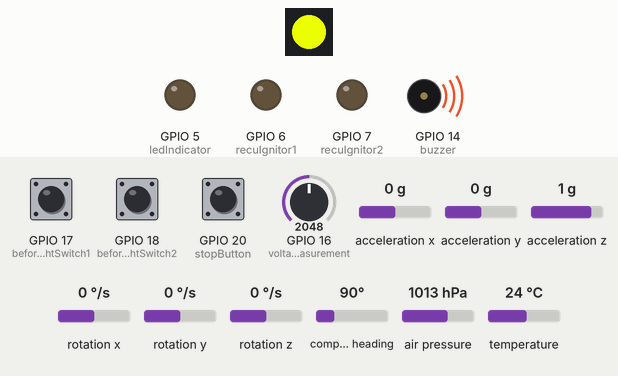
Recording of a sketch running on a simulated ESP32-S3. On the bench: 1 RGB LEDs in strip order, left to right, output pins drawn as LEDs (lit = HIGH), buzzer (waves = sounding). The inputs (shaded band) are chosen by the test bench; at power-on: GPIO 18 (beforeFlightSwitch2) LOW, GPIO 20 (stopButton) HIGH, GPIO 16 (voltageMeasurement) = 2048, GPIO 17 (beforeFlightSwitch1) HIGH, acceleration x 0 g, acceleration y 0 g, acceleration z 1 g, rotation x 0 °/s, rotation y 0 °/s, rotation z 0 °/s, compass heading 90°, air pressure 1013 hPa, temperature 24 °C. Storage starts empty. At 10.7 s the program puts the board to deep sleep or switches it off; the recording ends there.

Above: at 2.1 s.
2.2 s: GPIO 18 (beforeFlightSwitch2) pulled HIGH for 0.15 s
At 2.2 s:
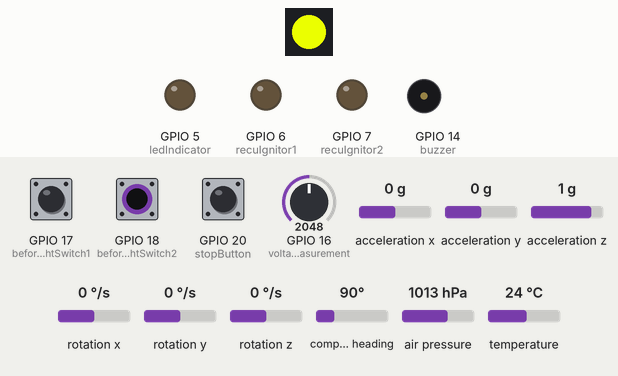
At 3.4 s:
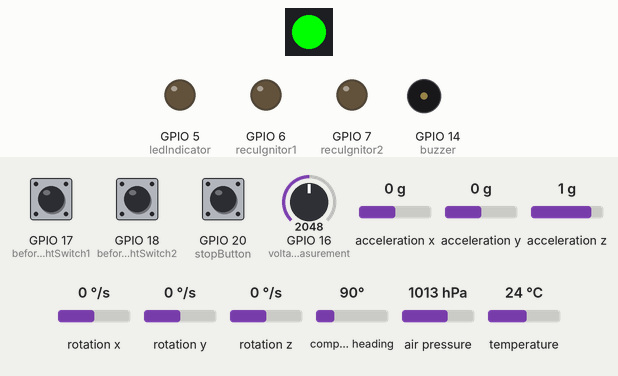
3.8 s: GPIO 20 (stopButton) pulled LOW for 0.15 s
At 4.1 s:
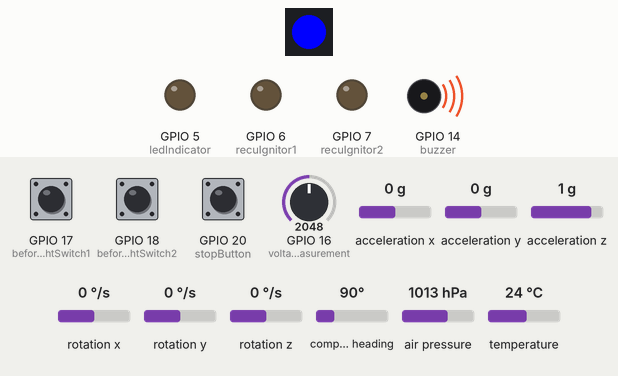
Timing chart, 0 to 10.7 s (numbered marks = the images above; inputs shaded):
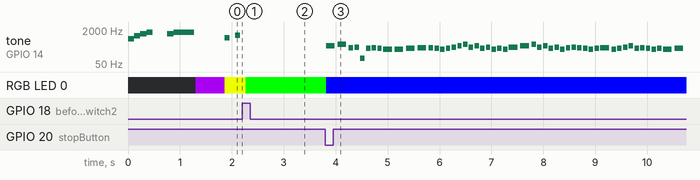

The sketch:

NAVISv25.ino
```cpp
/*
 * PROYECTO: NAVIS v1.1 - Computadora de Vuelo
 * ORGANIZACIÓN: Curiosity Aerospace (Propulsión UNAM)
 * PLATAFORMA: ESP32-S3
 * * DESCRIPCIÓN:
 * Firmware de adquisición de datos y control de recuperación.
 * Implementa un sistema de registro de datos (Datalogger) a 50Hz y detección
 * de apogeo barométrico con filtrado de ventana para despliegue de paracaídas.
 * * ESTRUCTURA DE DATOS:
 * Se utiliza 'struct dataPacket' para serialización eficiente y
 * coherencia en el buffer de escritura.
 * * NOTAS DE HARDWARE:
 * - Sensores: MPU6050 (IMU), HMC5883L (Magnetómetro), BME280 (Barómetro).
 * - Almacenamiento: SD Card via SPI.
 * - Indicadores: NeoPixel (WS2812B) para código de colores de estado.
 */

#include <Wire.h>
#include <Adafruit_NeoPixel.h>
#include <Adafruit_Sensor.h>
#include <Adafruit_HMC5883_U.h>
#include <Adafruit_BME280.h>
#include <Adafruit_MPU6050.h>
#include <SPI.h>
#include <SD.h>
#include <stdio.h>
#include <math.h>

// --- Constantes Ambientales y Geográficas ---
#define SEALEVELPRESSURE_HPA (1013.25)
// Declinación magnética para corrección de rumbo (Tenango, Morelos: ~3.833°)
#define ANGULO_DECLINACION_DEG 3.833

// --- Mapeo de Pines (Hardware Abstraction Layer) ---
#define SCL 1
#define SDA 2
#define MOSI 35
#define MISO 37
#define SCK 36
#define CS 11

// Actuadores y Periféricos
#define buzzer 14
#define stopButton 20
#define beforeFlightSwitch1 17
#define beforeFlightSwitch2 18
#define voltageMeasurement 16

// Ignitores para recuperación
#define recuIgnitor1 6
#define recuIgnitor2 7

// Indicadores de Estado
#define ledIndicator 5
#define numPixels 1
#define neoPixel 4

// --- Gestión de Archivos y Buffers ---
File registro;
char filename[16];
unsigned long lineCount = 0;
int numvuel = 0;

// --- Instancias de Objetos de Sensor ---
Adafruit_NeoPixel pixels(numPixels, neoPixel, NEO_GRB + NEO_KHZ800);
Adafruit_MPU6050 mpu;
Adafruit_BME280 bme;
Adafruit_HMC5883_Unified mag = Adafruit_HMC5883_Unified(12345);

// --- Banderas de Estado del Sistema ---
bool mpuOk = false;
bool hmcOk = false;
bool bmeOk = false;
bool sdOk = false;
bool fileOk = false;

// Variable volátil para acceso seguro dentro de la ISR
volatile bool stopRequested = false;

// --- Estructura de Telemetría ---
// Agrupación de variables para escritura atómica en SD
struct dataPacket {
  unsigned long tiempo;       // Timestamp [ms]
  float pressure;             // Presión atmosférica [Pa]
  float alturaMSNM;           // Altitud absoluta [m]
  float alturaRelativa;       // Altitud AGL (Above Ground Level) [m]
  float alturaMax = 0.0;      // Apogeo registrado [m]
  float heading;              // Rumbo magnético corregido [deg]
  float magX, magY, magZ;     // Campo magnético [uT]
  float gyX, gyY, gyZ;        // Velocidad angular [deg/s]
  float accX, accY, accZ;     // Aceleración lineal [m/s^2]
  float voltajeBateria;       // Tensión de alimentación [V]
  bool flagIgnitor = false ; // Estados lógicos
  bool flagApogeo = false ;
};
dataPacket datosVuelo;

// --- Variables de Lógica de Vuelo ---
float prom = 0;
float alturaIni = 0.0;          // Referencia de altitud base (Ground Level)
int contadorDescenso = 0;       // Acumulador para filtro de detección de apogeo
const int limiteMuestras = 20;  // Ventana de confirmación (muestras consecutivas descendiendo)
const float alturaMin = 20.0;    // Altitud mínima AGL para armar sistema de recuperación
static float altitudFiltrada = 0.0;

// Banderas de Estado de Misión
bool apogeoDetectado = false;
bool ignitorActivo = false;
bool eMatchReady = false;
unsigned long tiempoInicioSuelo = 0;
unsigned long inicioIgnitores = 0;
const unsigned long duracionIgnitores = 750; // Tiempo de activación pirotécnica [ms]


// Control de Tiempos (Scheduler)
unsigned long tiempoUltimoLog = 0;
unsigned long tiempoUltimaImpresion = 0;
bool ledState;

// Inicialización de banderas


/**
 * @brief Rutina de Servicio de Interrupción (ISR) para Parada de Emergencia.
 * Configurada con atributo IRAM_ATTR para residir en RAM y garantizar
 * ejecución determinista en ESP32.
 */
void IRAM_ATTR ISR_stopButton() {
  stopRequested = true;
}

void setup() {
  // Configuración de Periféricos de Salida
  pinMode(buzzer, OUTPUT);
  playStartup();

  unsigned long t_init0 = millis();
  Serial.begin(115200);

  // Inicialización de bus LED direccionable
  pixels.begin();
  pixels.clear();
  pixels.show();
  pixels.setPixelColor(0, pixels.Color(148, 0, 211)); // Estado: INICIO (Morado)

  pixels.show();


  // Inicialización de Protocolos de Comunicación
  Wire.begin(SDA, SCL);            // I2C
  SPI.begin(SCK, MISO, MOSI, CS);  // SPI

  // --- CONFIGURACIÓN DE SENSORES E INICIALIZACIÓN ---

  // 1. IMU (MPU6050)
  if (!mpu.begin()) {
    mpuOk = false;
  } else {
    mpuOk = true;
    // Configuración de rangos y filtro digital paso bajo (DLPF)
    mpu.setAccelerometerRange(MPU6050_RANGE_16_G);
    mpu.setGyroRange(MPU6050_RANGE_1000_DEG);
    mpu.setFilterBandwidth(MPU6050_BAND_21_HZ); // Filtro agresivo para vibración mecánica
    mpu.setI2CBypass(true); // Bypass activado para acceso directo al Magnetómetro auxiliar
  }

  // 2. Magnetómetro (HMC5883L)
  if (!mag.begin()) {
    hmcOk = false;
  } else {
    hmcOk = true;
  }

  // 3. Barómetro (BME280)
  if (!bme.begin(0x76)) {
    bmeOk = false;
  } else {
    bmeOk = true;
  }

  // 4. Almacenamiento (SD Card)
  if (!SD.begin(CS)) {
    sdOk = false;
  } else {
    sdOk = true;
    fileOk = initFileSD(); // Gestión de nombres de archivo
  }

  // Configuración avanzada de sobremuestreo (Oversampling) y filtrado IIR del barómetro
  bme.setSampling(Adafruit_BME280::MODE_NORMAL,
                  Adafruit_BME280::SAMPLING_X1,   // Temperatura
                  Adafruit_BME280::SAMPLING_X4,   // Presión (Alta resolución)
                  Adafruit_BME280::SAMPLING_NONE,   // Humedad
                  Adafruit_BME280::FILTER_X2,     // Filtro IIR
                  Adafruit_BME280::STANDBY_MS_0_5); // Tasa de refresco máxima

  // Configuración de GPIOs
  pinMode(ledIndicator, OUTPUT);
  pinMode(recuIgnitor1, OUTPUT);
  pinMode(recuIgnitor2, OUTPUT);
  pinMode(beforeFlightSwitch1, INPUT);
  pinMode(beforeFlightSwitch2, INPUT);

  // Configuración de Interrupción Externa
  pinMode(stopButton, INPUT);
  attachInterrupt(digitalPinToInterrupt(stopButton), ISR_stopButton, FALLING);

  // Estado seguro inicial (Actuadores apagados)
  digitalWrite(ledIndicator, LOW);
  digitalWrite(recuIgnitor1, LOW);
  digitalWrite(recuIgnitor2, LOW);

  // --- CALIBRACIÓN DE ALTITUD BASE ---

  // Promedio de 50 muestras para establecer altitud cero
  for (int i = 0; i < 50; i++) {
    prom += bme.readAltitude(SEALEVELPRESSURE_HPA);
    delay(10);
  }
  alturaIni = prom / 50.0;

  // Diagnóstico de tiempo de arranque
  unsigned long t_init1 = millis();

  // Validación final del sistema
  bool todoOk = bmeOk && hmcOk && mpuOk && sdOk && fileOk;

  if (!todoOk) {
    // ESTADO DE FALLO CRÍTICO
    pixels.setPixelColor(0, pixels.Color(255, 0, 0)); // Rojo Fijo
    pixels.show();
    playFailure();
    esp_deep_sleep_start(); // Apagado de bajo consumo para protección
  }

  // ESTADO: PRE-ARMADO (Sistema OK, esperando switches)
  pixels.setPixelColor(0, pixels.Color(235, 255, 0)); // Amarillo
  pixels.show();
  playSuccess();

  // Bucle de espera bloqueante hasta retirar pines "Remove Before Flight"
  // Implementa parpadeo de LED indicador sin bloquear lógica interna
  unsigned long previousMillis = 0;
  const long interval = 250;

  while (digitalRead(beforeFlightSwitch1) == LOW || digitalRead(beforeFlightSwitch2) == LOW) {
    unsigned long currentMillis = millis();
    if (currentMillis - previousMillis >= interval) {
      previousMillis = currentMillis;
      ledState = !ledState;
      digitalWrite(ledIndicator, ledState);
    }
  }

  // ESTADO: GRABACIÓN ACTIVA
  pixels.setPixelColor(0, pixels.Color(0, 255, 0)); // Verde Fijo
  pixels.show();
}

void loop() {
  unsigned long ahora = millis();

  // Gestión de Parada de Emergencia (Interrupción por Software)
  if (stopRequested) {
    cerrarSistema();
    playSaved();
    esp_deep_sleep_start();
  }

  if (apogeoDetectado) {
    // Si estamos por debajo de 10 metros
    if (datosVuelo.alturaRelativa <= 10.0) {

      // Si es la primera vez que detectamos <10m, iniciamos el cronómetro
      if (tiempoInicioSuelo == 0) {
        tiempoInicioSuelo = ahora;
      }

      // Si ya pasaron 60 segundos (60000 ms) desde que se cumplió la condición
      else if (ahora - tiempoInicioSuelo >= 60000) {
        modoRecuperacion(); // Guardar, cerrar y pitar
      }

    } else {
      // Si por alguna razón la altura sube a > 10m (rebote, ruido, ráfaga),
      // reseteamos el contador para asegurar que sean 60s CONTINUOS de suelo.
      tiempoInicioSuelo = 0;
    }
  }
  // --- SCHEDULER DE TAREAS ---

  // Tarea 1: Adquisición y Control (50 Hz / 20ms)
  if (ahora - tiempoUltimoLog >= 20) {
    tiempoUltimoLog = ahora;

    leerSensores();     // Lectura de ADC y buses I2C
    detectarApogeo();   // Lógica de navegación
    guardarDatosSD();   // Serialización y guardado
  }

  // Tarea 2: Control de Actuadores
  // Lógica no bloqueante para asegurar pulso exacto de 750ms
  if (ignitorActivo) {
    if (millis() - inicioIgnitores >= duracionIgnitores) {
      digitalWrite(recuIgnitor1, LOW);
      digitalWrite(recuIgnitor2, LOW);
      ignitorActivo = false;
    }
  }

  if(!eMatchReady){
    if(datosVuelo.alturaRelativa >= alturaMin){
      eMatchReady = true;
    }
  }
}

/**
 * @brief Inicializa el sistema de archivos en la tarjeta SD.
 * Busca secuencialmente el siguiente nombre de archivo disponible (V000.CSV -> V999.CSV)
 * para evitar sobrescritura de datos de vuelos anteriores.
 * * @return true si el archivo se creó exitosamente.
 * @return false si hubo error de hardware o límite de archivos.
 */
bool initFileSD() {
  uint64_t cardSize = SD.cardSize() / (1024 * 1024);

  while (numvuel < 1000) {
    snprintf(filename, sizeof(filename), "/V%03d.CSV", numvuel);
    if (!SD.exists(filename)) break;
    numvuel++;
  }

  if (numvuel >= 1000) {
    return false;
  }

  registro = SD.open(filename, FILE_WRITE);

  if (!registro) {
    return false;
  }


  // Escritura de cabecera CSV
  registro.println("Tiempo [ms],Presion [Pa],Altitud [msnm],Altura Relativa [m],Altura Maxima Relativa [m],Heading [deg],AccX [m/s^2],AccY [m/s^2],AccZ [m/s^2],gyX [deg/s],gyY [deg/s],gyZ [deg/s],magX [uT],magY [uT],magZ [uT],voltaje Bateria [V],FlagIgnitor,FlagApogeo");
  registro.flush();

  return true;
}

/**
 * @brief Adquisición de datos brutos y procesamiento primario.
 * Realiza:
 * 1. Lectura de buses I2C (IMU, Mag, Baro).
 * 2. Conversión de unidades (Radianes a Grados, ADC a Voltaje).
 * 3. Fusión de sensores para cálculo de rumbo (Heading) con compensación de declinación.
 */
void leerSensores() {
  datosVuelo.tiempo = millis();

  // Estructuras para eventos de sensores Adafruit Unified
  sensors_event_t a, g, temp, m;

  // Lectura IMU (MPU6050)
  mpu.getEvent(&a, &g, &temp);
  datosVuelo.accX = a.acceleration.x;
  datosVuelo.accY = a.acceleration.y;
  datosVuelo.accZ = a.acceleration.z;

  // Conversión de Rad/s a Deg/s
  datosVuelo.gyX = g.gyro.x * (180.0 / PI);
  datosVuelo.gyY = g.gyro.y * (180.0 / PI);
  datosVuelo.gyZ = g.gyro.z * (180.0 / PI);

  // Lectura Magnetómetro
  mag.getEvent(&m);
  datosVuelo.magX = m.magnetic.x;
  datosVuelo.magY = m.magnetic.y;
  datosVuelo.magZ = m.magnetic.z;

  // --- ALGORITMO DE RUMBO (COMPASS HEADING) ---
  float headingRad = atan2(datosVuelo.magY, datosVuelo.magX);

  // Corrección por Declinación Magnética
  float declinationRad = ANGULO_DECLINACION_DEG * (PI / 180.0);
  headingRad += declinationRad;

  // Normalización angular [0, 2*PI]
  if (headingRad < 0) headingRad += 2 * PI;
  if (headingRad > 2 * PI) headingRad -= 2 * PI;

  datosVuelo.heading = headingRad * 180.0 / PI;

  // Lectura Barométrica
  datosVuelo.pressure = bme.readPressure();
  datosVuelo.alturaMSNM = bme.readAltitude(SEALEVELPRESSURE_HPA);
  datosVuelo.alturaRelativa = datosVuelo.alturaMSNM - alturaIni;

  // Lectura de Tensión de Batería (Divisor de voltaje)
  // ADC 12-bit (0-4095) -> Referencia 3.3V -> Factor de escala del divisor (x3.0)
  uint16_t rawBat = analogRead(voltageMeasurement);
  datosVuelo.voltajeBateria = (rawBat / 4095.0) * 3.3 * 3.0;
}

/**
 * @brief Serialización y escritura en búfer SD.
 * Formato CSV estándar para post-procesamiento.
 */
void guardarDatosSD() {
  registro.printf("%lu,%.2f,%.2f,%.2f,%.2f,%.2f,%.2f,%.2f,%.2f,%.2f,%.2f,%.2f,%.2f,%.2f,%.2f,%.2f,%d,%d\n",
                  datosVuelo.tiempo,
                  datosVuelo.pressure,
                  datosVuelo.alturaMSNM, datosVuelo.alturaRelativa, datosVuelo.alturaMax,
                  datosVuelo.heading,
                  datosVuelo.accX, datosVuelo.accY, datosVuelo.accZ,
                  datosVuelo.gyX, datosVuelo.gyY, datosVuelo.gyZ,
                  datosVuelo.magX, datosVuelo.magY, datosVuelo.magZ,
                  datosVuelo.voltajeBateria,
                  datosVuelo.flagIgnitor,
                  datosVuelo.flagApogeo);

  static int contadorFlush = 0;
  contadorFlush++;

  if (contadorFlush >= 50 || datosVuelo.flagApogeo) {
    registro.flush();
    contadorFlush = 0;
  }
}

/**
 * @brief Lógica de detección de Apogeo Barométrico.
 * Utiliza un contador de persistencia para filtrar ruido.
 * * Condición de disparo:
 * 1. Altitud actual < (Altitud Máxima - Hysteresis).
 * 2. Condición mantenida por 'limiteMuestras' ciclos consecutivos.
 */
void detectarApogeo() {
  // Guardas de seguridad: no disparar si ya se disparó o si estamos en rampa de lanzamiento (< alturaMin)
  if (apogeoDetectado || !eMatchReady) return;

  // Actualización de máximo global
  if (datosVuelo.alturaRelativa > datosVuelo.alturaMax) {
    datosVuelo.alturaMax = datosVuelo.alturaRelativa;
    contadorDescenso = 0; // Reset de contador si seguimos subiendo
  }
  // Verificación de descenso con histéresis de 1.5m para filtrar ráfagas de viento/ruido
  else if (datosVuelo.alturaRelativa < (datosVuelo.alturaMax - 1.5)) {
    contadorDescenso++;
  }
  else{
    contadorDescenso = 0;
  }

  // Confirmación de evento Apogeo
  if (contadorDescenso >= limiteMuestras) {
    apogeoDetectado = true;

    // Activación de etapa de recuperación
    digitalWrite(recuIgnitor1, HIGH);
    digitalWrite(recuIgnitor2, HIGH);

    ignitorActivo = true;
    inicioIgnitores = millis();
    datosVuelo.flagApogeo = true;
    datosVuelo.flagIgnitor = true;

    pixels.setPixelColor(0, pixels.Color(255, 0, 255)); // Magenta (Descenso)
    pixels.show();
  }
}

/**
 * @brief Cierre del sistema
 * Realiza una ultima lectura de sensores y guardado en SD
 * Hace un ultimo flush para evitar datos en buffer
 * cierra el archivo y setea NeoPixel en azul.
 */

void cerrarSistema() {
    leerSensores();
    guardarDatosSD();
    registro.flush();
    registro.close();
    pixels.setPixelColor(0, pixels.Color(0, 0, 255)); // Azul (Guardado)
    pixels.show();
}
/**
 * @brief Modo de recuperacion
 * Reproduce en bucle dos notas en el buzzer y cambia de colores los leds para poder ser encontrado con mayor facilidad.
 */
void modoRecuperacion() {
  cerrarSistema(); // Cierra archivo SD

  // Bucle infinito de baliza
  while (true) {
    tone(buzzer, 2000, 200); delay(250);
    tone(buzzer, 2000, 200); delay(250);

    // Flash LED Blanco
    pixels.setPixelColor(0, pixels.Color(255, 255, 255));
    pixels.show();
    delay(100);
    pixels.setPixelColor(0, pixels.Color(0, 0, 0));
    pixels.show();

    delay(500); // Pausa larga

    // Opción para apagar manualmente con el botón
    if (stopRequested) {
        playSaved();
        esp_deep_sleep_start();
    }
  }
}
// --- Funciones de Feedback Acústico (Buzzer) ---
void playReading(){

  tone(buzzer, 1047, 120); delay(120); // Do6
  tone(buzzer, 1319, 120); delay(120); // Mi6
  tone(buzzer, 1568, 120); delay(120); // Sol6

}

void playStartup() {

  tone(buzzer, 784, 120);  delay(120); // Sol5
  tone(buzzer, 1047, 120); delay(120); // Do6
  tone(buzzer, 1319, 120); delay(120); // Mi6
  tone(buzzer, 1568, 120); delay(400); // Sol6
  tone(buzzer, 1319, 120); delay(120); // Mi6
  tone(buzzer, 1568, 400); delay(400); // Sol6

  noTone(buzzer);
}

void playSuccess() {
  tone(buzzer, 880, 100); delay(200);
  tone(buzzer, 1109, 100); delay(200);
  noTone(buzzer);
}

void playFailure() {
  tone(buzzer, 500, 200); delay(200);
  tone(buzzer, 300, 200); delay(200);
  tone(buzzer, 150, 400); delay(400);
  noTone(buzzer);
}

void playSaved() {
  // --- NYAN CAT SONG ---
  tone(buzzer, 370, 170); delay(220); // FS4
  tone(buzzer, 415, 170); delay(220); // GS4
  tone(buzzer, 294, 85); delay(110);  // D4
  tone(buzzer, 311, 85); delay(110);  // DS4
  tone(buzzer, 93, 85); delay(110);   // FS2
  tone(buzzer, 277, 85); delay(110);  // CS4
  tone(buzzer, 294, 85); delay(110);  // D4
  tone(buzzer, 277, 85); delay(110);  // CS4
  tone(buzzer, 247, 170); delay(220); // B3
  tone(buzzer, 247, 170); delay(220); // B3
  tone(buzzer, 277, 170); delay(220); // CS4

  tone(buzzer, 294, 170); delay(220); // D4
  tone(buzzer, 294, 85); delay(110);  // D4
  tone(buzzer, 277, 85); delay(110);  // CS4
  tone(buzzer, 247, 85); delay(110);  // B3
  tone(buzzer, 277, 85); delay(110);  // CS4
  tone(buzzer, 311, 85); delay(110);  // DS4
  tone(buzzer, 370, 85); delay(110);  // FS4
  tone(buzzer, 415, 85); delay(110);  // GS4
  tone(buzzer, 311, 85); delay(110);  // DS4
  tone(buzzer, 370, 85); delay(110);  // FS4
  tone(buzzer, 277, 85); delay(110);  // CS4
  tone(buzzer, 311, 85); delay(110);  // DS4
  tone(buzzer, 247, 85); delay(110);  // B3
  tone(buzzer, 277, 85); delay(110);  // CS4
  tone(buzzer, 247, 85); delay(110);  // B3

  tone(buzzer, 311, 170); delay(220); // DS4
  tone(buzzer, 370, 170); delay(220); // FS4
  tone(buzzer, 415, 85); delay(110);  // GS4
  tone(buzzer, 311, 85); delay(110);  // DS4
  tone(buzzer, 370, 85); delay(110);  // FS4
  tone(buzzer, 277, 85); delay(110);  // CS4
  tone(buzzer, 311, 85); delay(110);  // DS4
  tone(buzzer, 247, 85); delay(110);  // B3
  tone(buzzer, 294, 85); delay(110);  // D4
  tone(buzzer, 311, 85); delay(110);  // DS4
  tone(buzzer, 294, 85); delay(110);  // D4
  tone(buzzer, 277, 85); delay(110);  // CS4
  tone(buzzer, 247, 85); delay(110);  // B3
  tone(buzzer, 277, 85); delay(110);  // CS4

  tone(buzzer, 294, 170); delay(220); // D4
  tone(buzzer, 247, 85); delay(110);  // B3
  tone(buzzer, 277, 85); delay(110);  // CS4
  tone(buzzer, 311, 85); delay(110);  // DS4
  tone(buzzer, 370, 85); delay(110);  // FS4
  tone(buzzer, 277, 85); delay(110);  // CS4
  tone(buzzer, 294, 85); delay(110);  // D4
  tone(buzzer, 277, 85); delay(110);  // CS4
  tone(buzzer, 247, 85); delay(110);  // B3
  tone(buzzer, 277, 85); delay(110);  // CS4
  tone(buzzer, 247, 170); delay(220); // B3
  tone(buzzer, 277, 170); delay(220); // CS4

    noTone(buzzer); // Apagar buzzer al terminar
}
```

Measured:
- after the input at 2.2 s, GPIO 5 (ledIndicator): stops changing and stays LOW; RGB LED 0: RGB(235, 255, 0) → RGB(0, 255, 0) after 0.06 s
- after the input at 3.8 s, tone on GPIO 14 (buzzer): plays 370 Hz for 0.17 s, 415 Hz for 0.17 s, 294 Hz for 0.09 s, 311 Hz for 0.09 s, 93 Hz for 0.09 s, 277 Hz for 0.09 s … (52 notes in this stretch), starting at once; RGB LED 0: RGB(0, 255, 0) → RGB(0, 0, 255) at once
